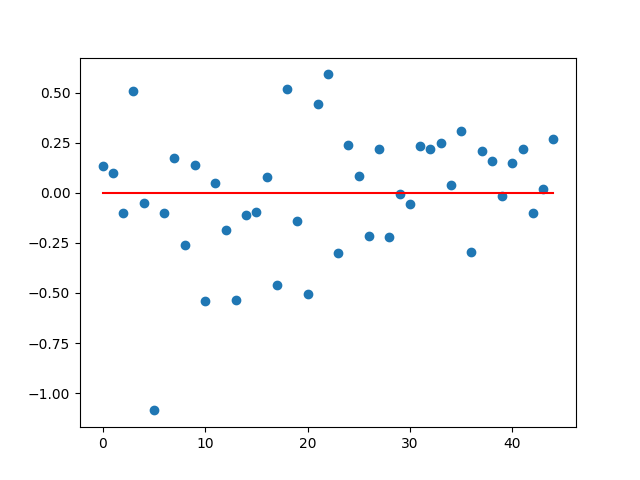

Write Python code to recreate this figure.
import numpy as np
import pandas as pd
from sklearn import datasets
import matplotlib.pyplot as plt
from sklearn.pipeline import make_pipeline
from sklearn.linear_model import LinearRegression
from sklearn.metrics import mean_absolute_error
from sklearn.model_selection import train_test_split

data=datasets.load_wine().data
target=datasets.load_wine().target

data_train, data_test, target_train, target_test = train_test_split(data, target, test_size = 0.25, random_state = 0)

print(data_train.shape)
print(data_test.shape)
print(target_train.shape)
print(target_test.shape)

regr_model = LinearRegression()
regr_model.fit(data_train, target_train)

predictions = regr_model.predict(data_test)
print(predictions.round(1))
print(target_test)

print(regr_model.score(data_train, target_train).round(3))
print(regr_model.score(data_test, target_test).round(3))

x = np.arange(predictions.size)
y = x*0

plt.scatter(x,predictions-target_test)
plt.plot(x,y,color='red')
plt.savefig('test3.png')
plt.show()

print(mean_absolute_error(target_test, predictions).round(3))

print(regr_model.coef_.round(2))
print(regr_model.intercept_.round(2))